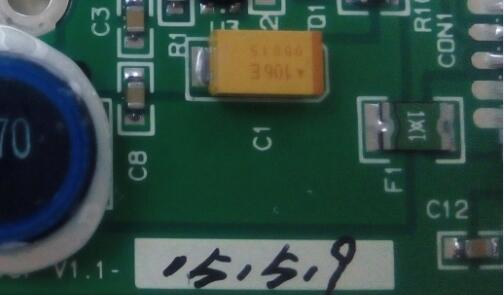
//> input picture roi/1.png, 504 x 295 px
$ ./源   (built with g++ and OpenCV 4)
//> lines starting //> are read from the running program, lines starting //| are printed output that depends on the picture; after the words box and inside, x2 and y2 are one past the last pixel; in counts of white or black regions, pixels touching at a corner belong together
#include<iostream>
#include<opencv2\opencv.hpp>
#include<string>
#include<vector>
using namespace cv;
using namespace std;
void resizeImage(Mat& srcImage, Size size);
void binaryInit(Mat& srcDataMat, Size size);
void binaryInit(Mat& srcDataMat, Size size);
void normal(Mat& srcImage, Mat& dstImage);
void preProcess(const Mat& srcImage, Mat& dstImage);


//调整图像大小

// [334 lines left out: functions resizeImage, binaryInit, normal, preProcess, cmp, cmp2 and 3 more, not called in this run]


// 根据颜色获得白色高亮的部分
void getwhite( Mat& srcImage, Mat& dstImage)
{
	dstImage = srcImage.clone();
	cvtColor(dstImage, dstImage, CV_BGR2GRAY);
	vector<Mat> channels;
	split(srcImage, channels);
	//imshow("1", channels.at(0));
	//imshow("2", channels.at(1));
	//imshow("3", channels.at(2));
	Mat b_Im, g_Im, r_Im;
	b_Im = channels.at(0);
	g_Im = channels.at(1);
	r_Im = channels.at(2);
	int nc = srcImage.cols;
	int nr = srcImage.rows;
	for (int i = 0; i < nr; i++)
	{
		for (int j = 0; j < nc; j++)
		{
			//  寻找在三色通道内像素值都高于120的像素 去除大部分带有颜色的像素点
			if (b_Im.at<uchar>(i, j) > 120 && g_Im.at<uchar>(i, j) > 120 && r_Im.at<uchar>(i, j) > 120)
			{
				dstImage.at<uchar>(i, j) = 255;
			}
			else
				dstImage.at<uchar>(i, j) = 0;
		}
	}
	imshow("2", dstImage);
}


// 根据白色部分占据的面积去除其他不符合条件的部分  按行进行
void cleanbyrow(Mat& srcImage, Mat& dstImage)
{
	dstImage = srcImage.clone();
	int nr = srcImage.rows;
	int nc = srcImage.cols;
	vector<int> count_row(nr, 0);
	for (int i = 0; i < nr; i++)
	{
		for (int j = 0; j < nc; j++)
			if (dstImage.at<uchar>(i, j) != 0) // 计算每行白色像素个数
				count_row.at(i)++;
		if (count_row.at(i) < (int)nc / 4)  //每行中白色像素少于整行像素的4分之1
			for (int j = 0; j < nc; j++)
				dstImage.at<uchar>(i, j) = 0;
	}

}


//根据白色部分占据的面积去除其他不符合条件的部分   按列进行
void cleanbycol(Mat& srcImage, Mat& dstImage)
{
	dstImage = srcImage.clone();
	int nr = srcImage.rows;
	int nc = srcImage.cols;
	vector<int> count_col(nc, 0);
	for (int j = 0; j < nc; j++)
	{
		for (int i = 0; i < nr; i++)
				if (dstImage.at<uchar>(i, j) != 0)  // 计算每列中的白色像素
					count_col.at(j)++;
		if (count_col.at(j) < 10)  // 每列中白色像素少于10个
			for (int i = 0; i < nr; i++)
				dstImage.at<uchar>(i, j) = 0;
	}


}


// 获得外接矩形
void getrect(Mat& srcImage,Mat& dstRect)
{
	Mat tmpImage = srcImage.clone();
	int nr = srcImage.rows;
	int nc = srcImage.cols;
	int bottom = srcImage.rows + 1;

	int top = 0;

	int left = srcImage.cols + 1;

	int right = 0;

	for (int i = 0; i < srcImage.rows; ++i)

	{

		for (int j = 0; j < srcImage.cols; ++j)

		{

			if (srcImage.at<uchar>(i, j) > 0)

			{

				bottom = min(bottom, i);

				top = max(top, i);

				left = min(left, j);

				right = max(right, j);

			}

		}

	}

	Rect rec = Rect(left, bottom, right - left + 1, top - bottom + 1);

	dstRect = srcImage(rec);

}
void main()
{
	Mat src, dst;
	vector<Mat> arr;
	//Size size = Size(2500, 2500);
	src = imread("1.png");
//> src is the input picture: 295 rows x 504 cols, CV_8UC3; mean B, G, R 67.9, 75.7, 51.7
	imshow("1", src);
	dst = src.clone();
	getwhite(src, dst);
//> in getwhite, `cvtColor(dstImage, dstImage, CV_BGR2GRAY);`:
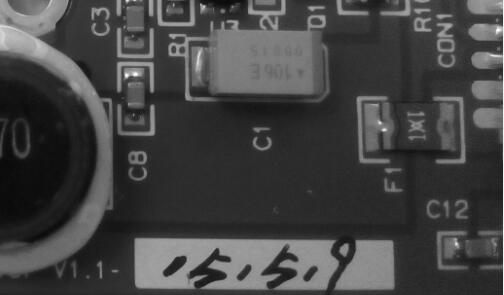
//> dstImage: 295 rows x 504 cols, CV_8UC1; min 9, max 254, mean 67.6
//> in getwhite, `split(srcImage, channels);`:
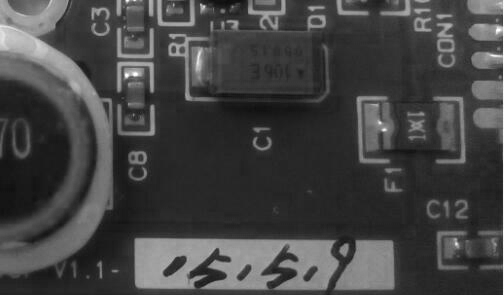
//> channels[0]: 295 rows x 504 cols, CV_8UC1; min 13, max 255, mean 67.9
//> in getwhite, `split(srcImage, channels);`:
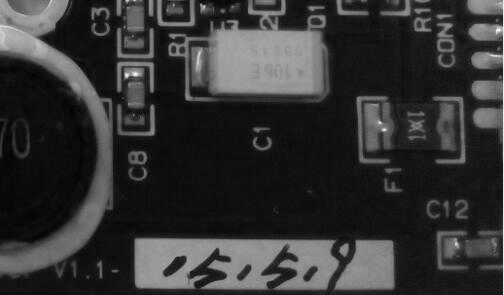
//> channels[2]: 295 rows x 504 cols, CV_8UC1; min 1, max 251, mean 51.7
//> after the loop in getwhite, `for (int i = 0; i < nr; i++)`:
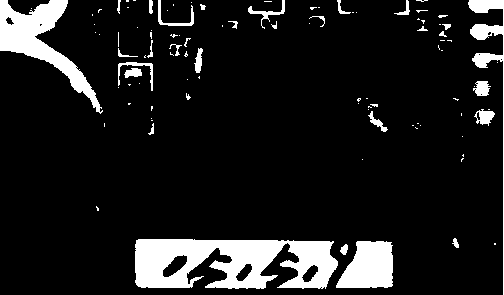
//> dstImage: 295 rows x 504 cols, CV_8UC1; 11.1% white; 100 white regions (69 under 20 px), largest, box (x1, y1, x2, y2) and area: (135, 239, 338, 289) 7234, (0, 0, 103, 114) 3453, (336, 241, 393, 288) 2056
	cleanbyrow(dst, dst);
//> after the loop in cleanbyrow, `for (int i = 0; i < nr; i++)`:
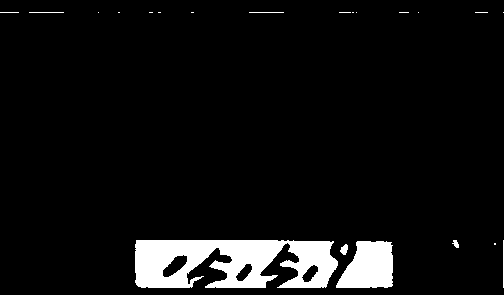
//> dstImage: 295 rows x 504 cols, CV_8UC1; 6.4% white; 21 white regions (14 under 20 px), largest, box (x1, y1, x2, y2) and area: (135, 240, 338, 288) 7154, (336, 241, 393, 288) 2056, (340, 244, 348, 255) 59
//> after the loop in cleanbyrow, `for (int i = 0; i < nr; i++)`: count_row = 295 values, max 240 at index 243, min 1 at index 135, mean 55.9
	cleanbycol(dst, dst);
//> after the loop in cleanbycol, `for (int j = 0; j < nc; j++)`:
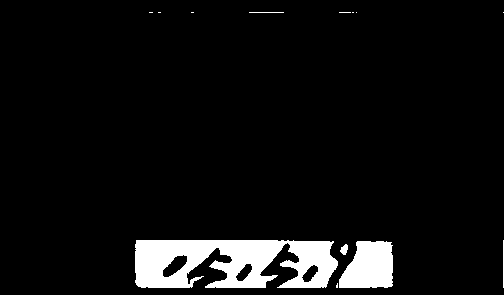
//> dstImage: 295 rows x 504 cols, CV_8UC1; 6.3% white; 13 white regions (8 under 20 px), largest, box (x1, y1, x2, y2) and area: (135, 240, 338, 288) 7154, (339, 241, 393, 288) 2041, (340, 244, 348, 255) 59, (503, 240, 504, 288) 48, (249, 12, 284, 13) 35
//> after the loop in cleanbycol, `for (int j = 0; j < nc; j++)`: count_col = 504 values, max 49 at index 149, min 0 at index 19, mean 18.85
	cleanbyrow(dst, dst);
//> after the loop in cleanbyrow (call 2), `for (int i = 0; i < nr; i++)`: dstImage: 295 rows x 504 cols, CV_8UC1; 6.3% white; 5 white regions (1 under 20 px), largest, box (x1, y1, x2, y2) and area: (135, 240, 338, 288) 7154, (339, 241, 393, 288) 2041, (340, 244, 348, 255) 59, (503, 240, 504, 288) 48
	Mat rect;
	getrect(dst, rect);
//> after the loop in getrect, `for (int i = 0; i < srcImage.rows; ++i)`: bottom = 240; top = 287; left = 135; right = 503
//> in getrect, `Rect rec = Rect(left, bottom, right - left + 1, top - bottom + 1);`: rec = Rect(135, 240, 369, 48)
//> in getrect, `dstRect = srcImage(rec);`:
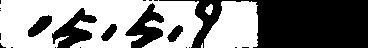
//> dstRect: 48 rows x 369 cols, CV_8UC1; 52.6% white; 21 black regions (15 under 20 px), largest, box (x1, y1, x2, y2) and area: (159, 0, 368, 48) 6122, (52, 8, 97, 48) 830, (125, 3, 164, 48) 821, (28, 15, 52, 37) 279, (167, 25, 183, 42) 150, (101, 24, 117, 41) 149
	imshow("out", dst);
	imshow("4", rect);
	// [4 lines of commented-out code are left out]
	waitKey(20161120);
}
